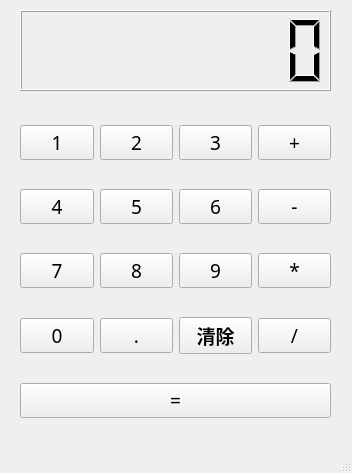
<?xml version="1.0" encoding="UTF-8"?>
<ui version="4.0">
 <class>MainWindow</class>
 <widget class="QMainWindow" name="MainWindow">
  <property name="geometry">
   <rect>
    <x>0</x>
    <y>0</y>
    <width>352</width>
    <height>473</height>
   </rect>
  </property>
  <property name="windowTitle">
   <string>计算器</string>
  </property>
  <property name="windowIcon">
   <iconset>
    <normaloff>calculate.png</normaloff>calculate.png</iconset>
  </property>
  <property name="whatsThis">
   <string>&lt;html&gt;&lt;head/&gt;&lt;body&gt;&lt;p&gt;计算器（加、减、乘、除）&lt;/p&gt;&lt;/body&gt;&lt;/html&gt;</string>
  </property>
  <widget class="QWidget" name="centralwidget">
   <widget class="QLCDNumber" name="lcd">
    <property name="geometry">
     <rect>
      <x>20</x>
      <y>10</y>
      <width>311</width>
      <height>81</height>
     </rect>
    </property>
    <property name="numDigits">
     <number>8</number>
    </property>
   </widget>
   <widget class="QWidget" name="">
    <property name="geometry">
     <rect>
      <x>20</x>
      <y>102</y>
      <width>311</width>
      <height>341</height>
     </rect>
    </property>
    <layout class="QVBoxLayout" name="verticalLayout">
     <item>
      <layout class="QHBoxLayout" name="horizontalLayout">
       <item>
        <widget class="QPushButton" name="b1">
         <property name="font">
          <font>
           <family>04b_21</family>
           <pointsize>14</pointsize>
           <weight>50</weight>
           <bold>false</bold>
          </font>
         </property>
         <property name="text">
          <string>1</string>
         </property>
        </widget>
       </item>
       <item>
        <widget class="QPushButton" name="b2">
         <property name="font">
          <font>
           <family>04b_21</family>
           <pointsize>14</pointsize>
           <weight>50</weight>
           <bold>false</bold>
          </font>
         </property>
         <property name="text">
          <string>2</string>
         </property>
        </widget>
       </item>
       <item>
        <widget class="QPushButton" name="b3">
         <property name="font">
          <font>
           <family>04b_21</family>
           <pointsize>14</pointsize>
           <weight>50</weight>
           <bold>false</bold>
          </font>
         </property>
         <property name="text">
          <string>3</string>
         </property>
        </widget>
       </item>
       <item>
        <widget class="QPushButton" name="b_plus">
         <property name="font">
          <font>
           <family>04b_21</family>
           <pointsize>14</pointsize>
           <weight>50</weight>
           <bold>false</bold>
          </font>
         </property>
         <property name="text">
          <string>+</string>
         </property>
        </widget>
       </item>
      </layout>
     </item>
     <item>
      <layout class="QHBoxLayout" name="horizontalLayout_2">
       <item>
        <widget class="QPushButton" name="b4">
         <property name="font">
          <font>
           <family>04b_21</family>
           <pointsize>14</pointsize>
           <weight>50</weight>
           <bold>false</bold>
          </font>
         </property>
         <property name="text">
          <string>4</string>
         </property>
        </widget>
       </item>
       <item>
        <widget class="QPushButton" name="b5">
         <property name="font">
          <font>
           <family>04b_21</family>
           <pointsize>14</pointsize>
           <weight>50</weight>
           <bold>false</bold>
          </font>
         </property>
         <property name="text">
          <string>5</string>
         </property>
        </widget>
       </item>
       <item>
        <widget class="QPushButton" name="b6">
         <property name="font">
          <font>
           <family>04b_21</family>
           <pointsize>14</pointsize>
           <weight>50</weight>
           <bold>false</bold>
          </font>
         </property>
         <property name="text">
          <string>6</string>
         </property>
        </widget>
       </item>
       <item>
        <widget class="QPushButton" name="b_sub">
         <property name="font">
          <font>
           <family>04b_21</family>
           <pointsize>14</pointsize>
           <weight>50</weight>
           <bold>false</bold>
          </font>
         </property>
         <property name="text">
          <string>-</string>
         </property>
        </widget>
       </item>
      </layout>
     </item>
     <item>
      <layout class="QHBoxLayout" name="horizontalLayout_3">
       <item>
        <widget class="QPushButton" name="b7">
         <property name="font">
          <font>
           <family>04b_21</family>
           <pointsize>14</pointsize>
           <weight>50</weight>
           <bold>false</bold>
          </font>
         </property>
         <property name="text">
          <string>7</string>
         </property>
        </widget>
       </item>
       <item>
        <widget class="QPushButton" name="b8">
         <property name="font">
          <font>
           <family>04b_21</family>
           <pointsize>14</pointsize>
           <weight>50</weight>
           <bold>false</bold>
          </font>
         </property>
         <property name="text">
          <string>8</string>
         </property>
        </widget>
       </item>
       <item>
        <widget class="QPushButton" name="b9">
         <property name="font">
          <font>
           <family>04b_21</family>
           <pointsize>14</pointsize>
           <weight>50</weight>
           <bold>false</bold>
          </font>
         </property>
         <property name="text">
          <string>9</string>
         </property>
        </widget>
       </item>
       <item>
        <widget class="QPushButton" name="b_mul">
         <property name="font">
          <font>
           <family>04b_21</family>
           <pointsize>14</pointsize>
           <weight>50</weight>
           <bold>false</bold>
          </font>
         </property>
         <property name="text">
          <string>*</string>
         </property>
        </widget>
       </item>
      </layout>
     </item>
     <item>
      <layout class="QHBoxLayout" name="horizontalLayout_4">
       <item>
        <widget class="QPushButton" name="b0">
         <property name="font">
          <font>
           <family>04b_21</family>
           <pointsize>14</pointsize>
           <weight>50</weight>
           <bold>false</bold>
          </font>
         </property>
         <property name="text">
          <string>0</string>
         </property>
        </widget>
       </item>
       <item>
        <widget class="QPushButton" name="b_point">
         <property name="font">
          <font>
           <family>04b_21</family>
           <pointsize>14</pointsize>
           <weight>50</weight>
           <bold>false</bold>
          </font>
         </property>
         <property name="text">
          <string>.</string>
         </property>
        </widget>
       </item>
       <item>
        <widget class="QPushButton" name="b_reset">
         <property name="font">
          <font>
           <family>楷体</family>
           <pointsize>14</pointsize>
           <weight>75</weight>
           <bold>true</bold>
          </font>
         </property>
         <property name="text">
          <string>清除</string>
         </property>
        </widget>
       </item>
       <item>
        <widget class="QPushButton" name="b_div">
         <property name="font">
          <font>
           <family>04b_21</family>
           <pointsize>14</pointsize>
           <weight>50</weight>
           <bold>false</bold>
          </font>
         </property>
         <property name="text">
          <string>/</string>
         </property>
        </widget>
       </item>
      </layout>
     </item>
     <item>
      <widget class="QPushButton" name="b_eq">
       <property name="font">
        <font>
         <family>04b_21</family>
         <pointsize>14</pointsize>
         <weight>50</weight>
         <bold>false</bold>
        </font>
       </property>
       <property name="text">
        <string>=</string>
       </property>
      </widget>
     </item>
    </layout>
   </widget>
  </widget>
  <widget class="QStatusBar" name="statusbar"/>
 </widget>
 <resources/>
 <connections/>
</ui>
